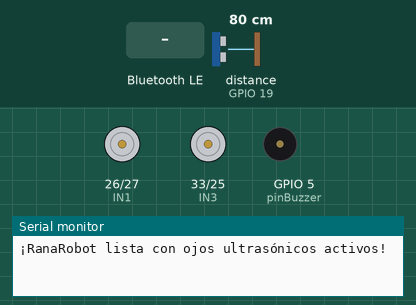
Bench run of a sketch on a simulated ESP32. On the bench: motor-driver pin pairs drawn as motors (green arrow = first pin HIGH = forward, orange = second pin HIGH = backward, longer = more drive), buzzer (waves = sounding, pin HIGH), the last lines printed to the serial monitor. Inputs (shaded band) come from the test bench; at power-on: distance to the obstacle (sensor on GPIO 19) 80 cm. The echo pulse lasts 58.3 µs per cm; nothing arrives over Bluetooth unless stated; a phone connects over Bluetooth LE 3 s after start; pins used as bus, display or sensor lines are not drawn.

Above: at 1.2 s.
1.3 s: Bluetooth LE write "A" received
At 2.5 s:
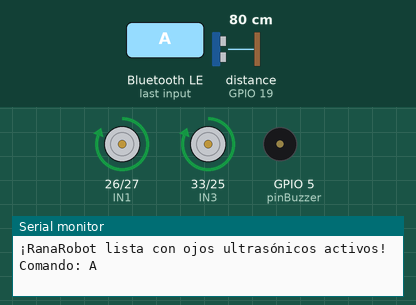
2.8 s: distance to the obstacle (sensor on GPIO 19) set to 23 cm
4.5 s: distance to the obstacle (sensor on GPIO 19) set to 18 cm
At 4.7 s:
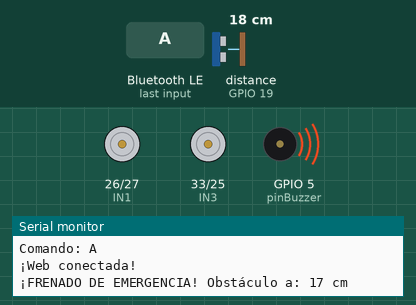
6.7 s: Bluetooth LE write "R" received
At 7.1 s:
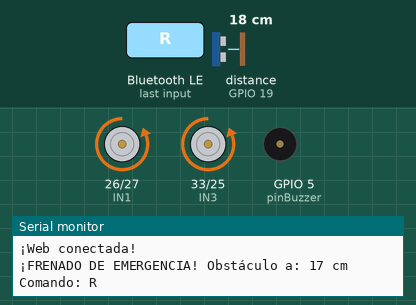
8.2 s: Bluetooth LE write "I" received
At 9.4 s:
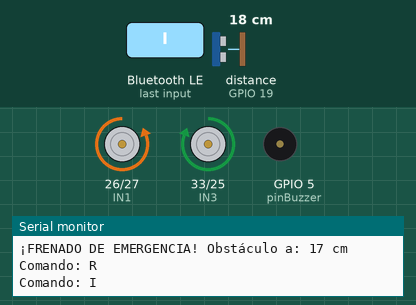
9.7 s: Bluetooth LE write "D" received
At 10.6 s:
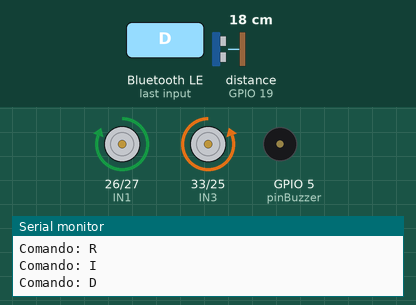
Timing chart, 0 to 12.2 s (numbered marks = the images above; inputs shaded):
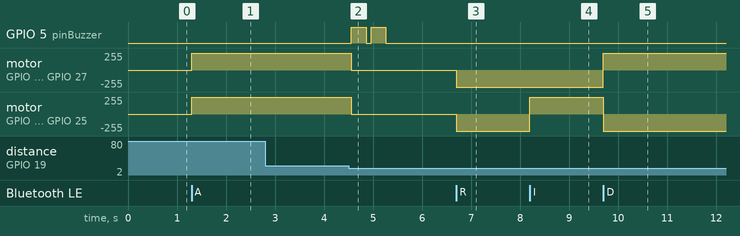

Measured:
- the behaviour switches between 21 and 20 cm on distance to the obstacle (sensor on GPIO 19) (found by bisection; images 1 and 2)
- after the input at 1.3 s, motor on GPIO 26 (IN1) / GPIO 27 (IN2), motor on GPIO 33 (IN3) / GPIO 25 (IN4): stopped → forward 255/255 at once
- after the input at 4.5 s, GPIO 5 (pinBuzzer): alternates HIGH for 0.30 s and LOW for 0.10 s, 4 changes in all, then stays LOW, starting after 0.06 s; motor on GPIO 26 (IN1) / GPIO 27 (IN2), motor on GPIO 33 (IN3) / GPIO 25 (IN4): forward 255/255 → stopped after 0.06 s
- after the input at 6.7 s, motor on GPIO 26 (IN1) / GPIO 27 (IN2), motor on GPIO 33 (IN3) / GPIO 25 (IN4): stopped → backward 255/255 at once
- after the input at 8.2 s, motor on GPIO 33 (IN3) / GPIO 25 (IN4): backward 255/255 → forward 255/255 at once
- after the input at 9.7 s, motor on GPIO 26 (IN1) / GPIO 27 (IN2): backward 255/255 → forward 255/255 at once; motor on GPIO 33 (IN3) / GPIO 25 (IN4): forward 255/255 → backward 255/255 at once

The sketch:

Jumping_Frog_Ver.3.ino
```cpp
#include <BLEDevice.h>
#include <BLEServer.h>
#include <BLEUtils.h>
#include <BLE2902.h>

// ==========================================
// AJUSTE DE VELOCIDAD
// ==========================================
const int VELOCIDAD = 255; // 0 (quieto) a 255 (máximo)

// ==========================================
// MAPA DE PINES (ESP32)
// ==========================================
const int IN1 = 26;
const int IN2 = 27;
const int IN3 = 33;
const int IN4 = 25;

const int pinBuzzer = 5;
const int pinBoton = 15;

// Pines nuevos para el Sensor Ultrasonido
const int pinTRIG = 18;
const int pinECHO = 19;

// Variable para saber qué está haciendo el robot
char estadoActual = 'S';

// ==========================================
// CONFIGURACIÓN DEL BLUETOOTH BLE
// ==========================================
#define SERVICE_UUID           "19b10000-e8f2-537e-4f6c-d104768a1214"
#define CHARACTERISTIC_UUID    "19b10001-e8f2-537e-4f6c-d104768a1214"

BLECharacteristic *pCharacteristic;
bool dispositivoConectado = false;

// ==========================================
// FUNCIONES DE MOVIMIENTO
// ==========================================
// ==========================================
// FUNCIONES DE MOVIMIENTO (CORREGIDAS)
// ==========================================
void avanzar() {
  analogWrite(IN1, VELOCIDAD); analogWrite(IN2, 0);
  analogWrite(IN3, VELOCIDAD); analogWrite(IN4, 0);
}

void retroceder() {
  analogWrite(IN1, 0); analogWrite(IN2, VELOCIDAD);
  analogWrite(IN3, 0); analogWrite(IN4, VELOCIDAD);
}

void izquierda() {
  analogWrite(IN1, 0); analogWrite(IN2, VELOCIDAD);
  analogWrite(IN3, VELOCIDAD); analogWrite(IN4, 0);
}

void derecha() {
  analogWrite(IN1, VELOCIDAD); analogWrite(IN2, 0);
  analogWrite(IN3, 0); analogWrite(IN4, VELOCIDAD);
}

void detener() {
  analogWrite(IN1, 0); analogWrite(IN2, 0);
  analogWrite(IN3, 0); analogWrite(IN4, 0);
}

void pitar() {
  digitalWrite(pinBuzzer, HIGH);
  delay(300);
  digitalWrite(pinBuzzer, LOW);
}

// ==========================================
// FUNCIÓN MIDE DISTANCIA (ULTRASONIDO)
// ==========================================
long obtenerDistancia() {
  // Enviar un pulso limpio de 10 microsegundos
  digitalWrite(pinTRIG, LOW);
  delayMicroseconds(2);
  digitalWrite(pinTRIG, HIGH);
  delayMicroseconds(10);
  digitalWrite(pinTRIG, LOW);

  // Medir cuánto tarda en regresar el eco (tiempo de espera máximo: 30ms)
  long duracion = pulseIn(pinECHO, HIGH, 30000);

  // Calcular la distancia en centímetros
  long distancia = (duracion * 0.0343) / 2;

  // Si da 0, significa que está fuera de rango (muy lejos o muy cerca)
  if (distancia == 0) return 999;

  return distancia;
}

void ejecutarComando(char cmd) {
  estadoActual = cmd; // Guardamos lo que el usuario quiere hacer
  Serial.print("Comando: ");
  Serial.println(cmd);

  switch (cmd) {
    case 'A': avanzar(); break;
    case 'R': retroceder(); break;
    case 'I': izquierda(); break;
    case 'D': derecha(); break;
    case 'S': detener(); break;
    case 'P': pitar(); break;
  }
}

// ==========================================
// GESTIÓN DE CONEXIÓN BLE
// ==========================================
class MisEventosServidor: public BLEServerCallbacks {
    void onConnect(BLEServer* pServer) {
      dispositivoConectado = true;
      Serial.println("¡Web conectada!");
    }
    void onDisconnect(BLEServer* pServer) {
      dispositivoConectado = false;
      Serial.println("Web desconectada.");
      detener();
      estadoActual = 'S';
      BLEDevice::startAdvertising();
    }
};

class MisEventosMensajes: public BLECharacteristicCallbacks {
    void onWrite(BLECharacteristic *pCharacteristic) {
      String valor = pCharacteristic->getValue().c_str();
      if (valor.length() > 0) {
        ejecutarComando(valor[0]);
      }
    }
};

// ==========================================
// CONFIGURACIÓN INICIAL
// ==========================================
void setup() {
  Serial.begin(115200);

  // Configurar pines de motores y alertas
  pinMode(IN1, OUTPUT);
  pinMode(IN2, OUTPUT);
  pinMode(IN3, OUTPUT);
  pinMode(IN4, OUTPUT);
  pinMode(pinBuzzer, OUTPUT);
  pinMode(pinBoton, INPUT_PULLUP);

  // Configurar pines del Ultrasonido
  pinMode(pinTRIG, OUTPUT);
  pinMode(pinECHO, INPUT);

  detener();

  // Iniciar BLE
  BLEDevice::init("RanaRobot");
  BLEServer *pServer = BLEDevice::createServer();
  pServer->setCallbacks(new MisEventosServidor());
  BLEService *pService = pServer->createService(SERVICE_UUID);
  pCharacteristic = pService->createCharacteristic(
                      CHARACTERISTIC_UUID,
                      BLECharacteristic::PROPERTY_READ   |
                      BLECharacteristic::PROPERTY_WRITE  |
                      BLECharacteristic::PROPERTY_NOTIFY
                    );
  pCharacteristic->setCallbacks(new MisEventosMensajes());
  pCharacteristic->addDescriptor(new BLE2902());
  pService->start();

  BLEAdvertising *pAdvertising = BLEDevice::getAdvertising();
  pAdvertising->addServiceUUID(SERVICE_UUID);
  pAdvertising->setScanResponse(true);
  BLEDevice::startAdvertising();

  Serial.println("¡RanaRobot lista con ojos ultrasónicos activos!");
}

// ==========================================
// BUCLE PRINCIPAL (SUPERVISIÓN)
// ==========================================
void loop() {
  // Si el robot está avanzando ('A'), vigilamos el camino
  if (estadoActual == 'A') {
    long cm = obtenerDistancia();

    // Si hay una pared u objeto a menos de 20 cm
    if (cm < 20) {
      detener();         // ¡Freno de mano!
      estadoActual = 'S'; // Cambiamos el estado a Detenido
      Serial.print("¡FRENADO DE EMERGENCIA! Obstáculo a: ");
      Serial.print(cm);
      Serial.println(" cm");

      // Alerta sonora
      pitar();
      delay(100);
      pitar();
    }
  }

  delay(60); // Breve pausa para no saturar el sensor y mantener vivo al MH-CD42
}
```
